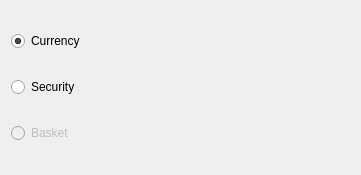
<?xml version="1.0" encoding="UTF-8"?>
<ui version="4.0">
 <class>PageAsset_Type</class>
 <widget class="QWizardPage" name="PageAsset_Type">
  <property name="geometry">
   <rect>
    <x>0</x>
    <y>0</y>
    <width>361</width>
    <height>175</height>
   </rect>
  </property>
  <property name="windowTitle">
   <string>WizardPage</string>
  </property>
  <layout class="QVBoxLayout" name="verticalLayout">
   <item>
    <widget class="QRadioButton" name="radioButtonCurrency">
     <property name="text">
      <string>Currency</string>
     </property>
     <property name="checked">
      <bool>true</bool>
     </property>
    </widget>
   </item>
   <item>
    <widget class="QRadioButton" name="radioButtonSecurity">
     <property name="enabled">
      <bool>true</bool>
     </property>
     <property name="text">
      <string>Security</string>
     </property>
    </widget>
   </item>
   <item>
    <widget class="QRadioButton" name="radioButtonBasket">
     <property name="enabled">
      <bool>false</bool>
     </property>
     <property name="text">
      <string>Basket</string>
     </property>
    </widget>
   </item>
  </layout>
 </widget>
 <resources/>
 <connections/>
</ui>
